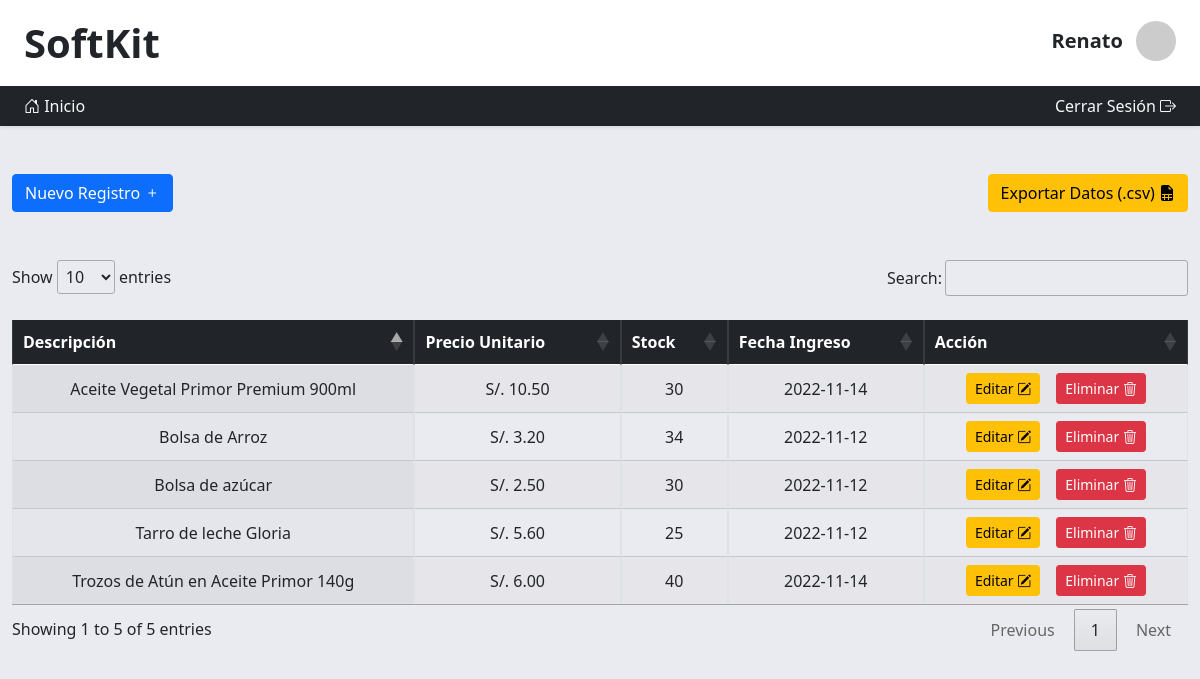
/pages/almacen.php (signed in), run on an earlier commit of the app's database.
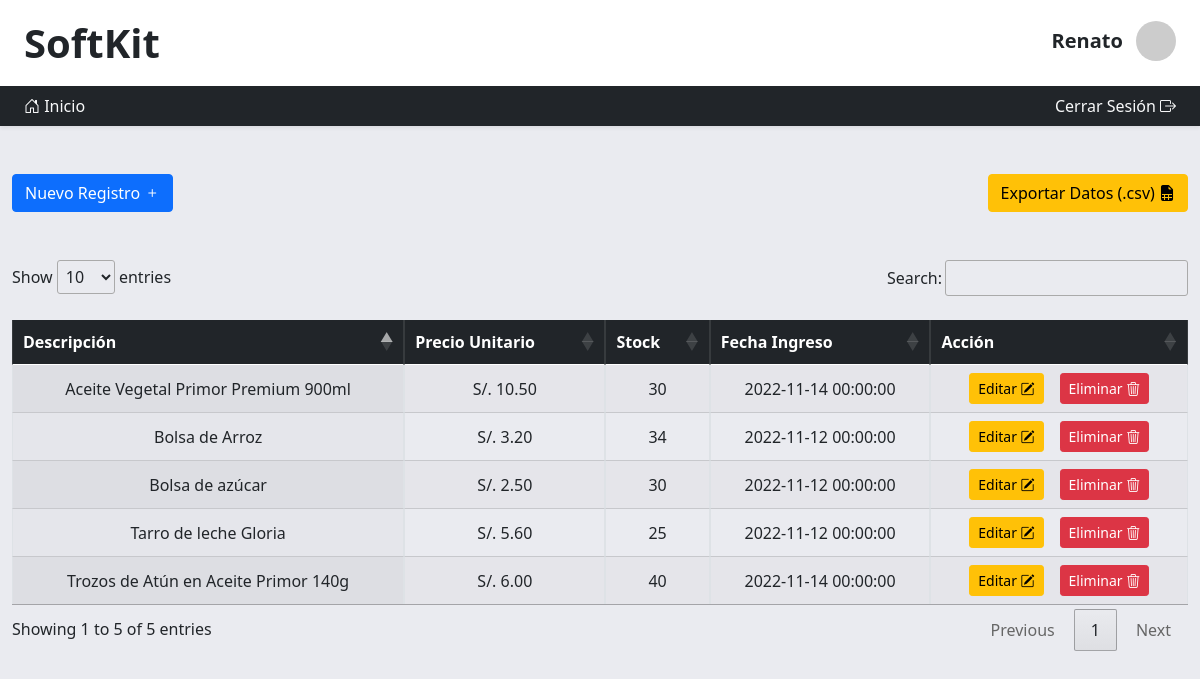
And on a later commit of the database.
### tables this page shows
CREATE TABLE `producto` (
  `id` int(11) NOT NULL,
  `descripcion` varchar(100) NOT NULL,
  `precioUnitario` decimal(11,2) NOT NULL,
  `stock` int(11) NOT NULL,
  `fechaIngreso` datetime NOT NULL,
  `estado` int(11) NOT NULL
);

### controller/index.php (called while the page is built, shortened)
<?php
function listAllProducts(){
    try{
        $connection=Database::connect();
        $sql="SELECT * FROM producto ORDER BY id DESC";
        $listKits=$connection->prepare($sql);
        $listKits->execute();
        $listKits=$listKits->fetchAll(PDO::FETCH_ASSOC);
        return $listKits;
    }catch(PDOException $e){
        debug_to_console($e);
    }
}
?>

### pages/almacen.php (the view, shortened to what this page needs)
<!DOCTYPE html>
<html lang="es">
<head>
    <?php require("../partials/head.php"); ?>
    <link rel="stylesheet" type="text/css" href="https://cdn.datatables.net/1.12.1/css/jquery.dataTables.css">
</head>
<body class="bg-main">
<?php
    require("../partials/header.php");
    require_once("../controller/index.php");
    $data = listAllProducts();
?>
<div class="container-fluid mt-5 d-flex justify-content-between">
    <a class="btn btn-primary" data-bs-toggle="modal" data-bs-target="#exampleModal" href="?nuevo=registro" role="button">Nuevo Registro <i class="bi bi-plus"></i></a>
    <button type="button" class="btn btn-warning">Exportar Datos (.csv) <i class="bi bi-file-earmark-spreadsheet-fill"></i></button>
</div>
<div class="container-fluid mt-5 mb-5">
<table id="table_id" class="display table pt-4 table-bordered">
    <thead class="table-dark text-center mx-auto">
        <tr>
            <th>Descripción</th>
            <th>Precio Unitario</th>
            <th>Stock</th>
            <th>Fecha Ingreso</th>
            <th>Acción</th>
        </tr>
    </thead>
    <tbody>
        <?php foreach ($data as $value) { ?>
            <tr class="text-center align-middle">
                <td><?php echo $value['descripcion']; ?></td>
                <td>S/. <?php echo $value['precioUnitario']; ?></td>
                <td><?php echo $value['stock']; ?></td>
                <td><?php echo $value['fechaIngreso']; ?></td>
                <td class="d-flex justify-content-center gap-3">
                    <a href="?id=<?php echo $value['id_producto']; ?>" class="btn btn-warning btn-sm" data-bs-toggle="modal" data-bs-target="#exampleModal">Editar <i class="bi bi-pencil-square"></i></a>
                    <a class="btn btn-danger btn-sm" data-bs-toggle="modal" data-bs-target="#exampleModalDel">Eliminar <i class="bi bi-trash3"></i></a>
                </td>
            </tr>
        <?php } ?>
    </tbody>
</table>
</div>
</body>
</html>

What changed in the data, as far as the page shows it:
changed producto "Trozos de Atún en Aceite Primor 140g": fechaIngreso "2022-11-14" → "2022-11-14 00:00:00"
changed producto "Aceite Vegetal Primor Premium 900ml": fechaIngreso "2022-11-14" → "2022-11-14 00:00:00"
changed producto "Bolsa de Arroz": fechaIngreso "2022-11-12" → "2022-11-12 00:00:00"
changed producto "Bolsa de azúcar": fechaIngreso "2022-11-12" → "2022-11-12 00:00:00"
changed producto "Tarro de leche Gloria": fechaIngreso "2022-11-12" → "2022-11-12 00:00:00"
